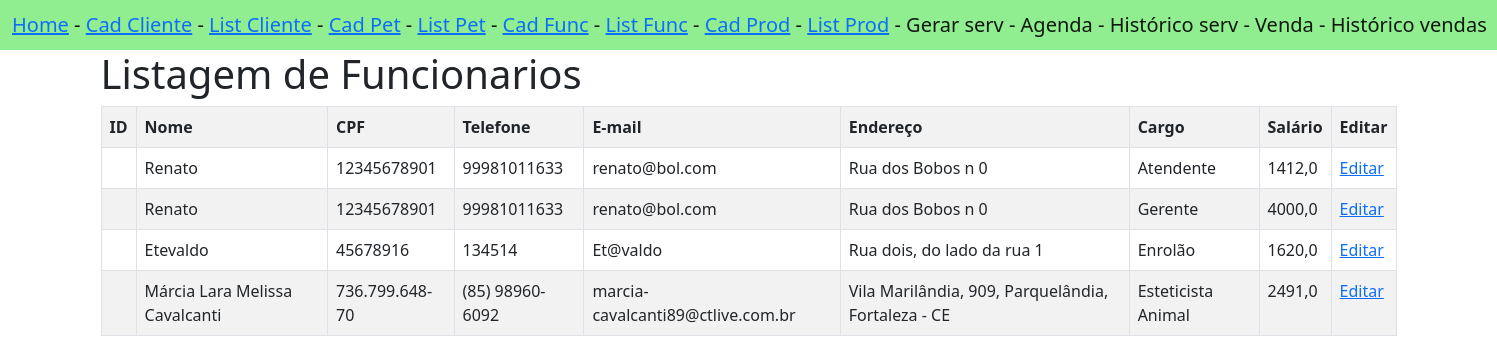
Before: /listarFuncionarios/ with the older database file.
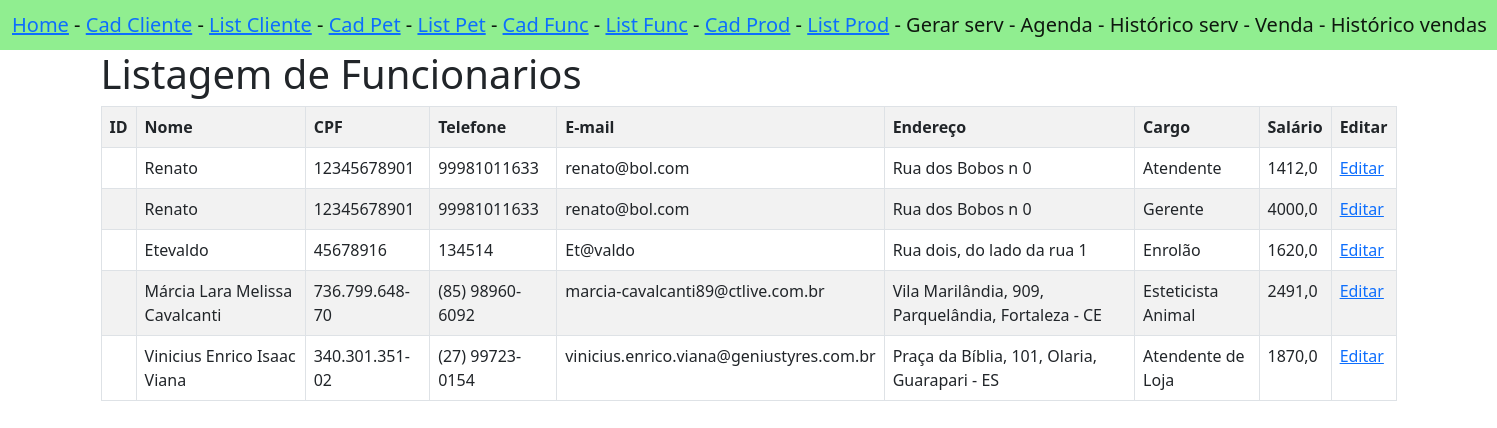
After: the same page with the newer database file.
### appPetPlanet/models.py (models this page shows)
class Funcionario(models.Model):
    id_funcionario = models.AutoField(primary_key=True)
    nome = models.TextField()
    cpf = models.TextField()
    email = models.TextField()
    telefone = models.TextField()
    endereco = models.TextField()
    salario = models.FloatField()
    cargo = models.TextField()

### appPetPlanet/views.py (the view)
# urls.py: path('listarFuncionarios/', views.listarFuncionarios,
def listarFuncionarios(request):
    funcionarios = {
        'funcionarios': Funcionario.objects.all()
    }
    return render(request, 'funcionario/listarFuncionarios.html', funcionarios)

### appPetPlanet/templates/funcionario/listarFuncionarios.html
{% extends 'navBar.html' %}
{% block conteudo %}
<div class="container">
    <h1>Listagem de Funcionarios</h1>
    <table class="table table-bordered table-striped">
        <tr>
            <th>ID</th>
            <th>Nome</th>
            <th>CPF</th>
            <th>Telefone</th>
            <th>E-mail</th>
            <th>Endereço</th>
            <th>Cargo</th>
            <th>Salário</th>
            <th>Editar</th>
        </tr>
        {% for funcionario in funcionarios %}
        <tr>
            <td>{{funcionario.id_cliente}}</td>
            <td>{{funcionario.nome}}</td>
            <td>{{funcionario.cpf}}</td>
            <td>{{funcionario.telefone}}</td>
            <td>{{funcionario.email}}</td>
            <td>{{funcionario.endereco}}</td>
            <td>{{funcionario.cargo}}</td>
            <td>{{funcionario.salario}}</td>
            <td><a href="{% url 'infoFuncionario' %}{{funcionario.id_funcionario}}">Editar</a></td>
        </tr>
        {% endfor %}
    </table>
</div>
{% endblock %}

Changed rows visible on the page:
added Funcionario: nome "Vinicius Enrico Isaac Viana", cpf "340.301.351-02", telefone "(27) 99723-0154", email "vinicius.enrico.viana@geniustyres.com.br", endereco "Praça da Bíblia, 101, Olaria, Guarapari - ES", cargo "Atendente de Loja", salario "1870,0"
